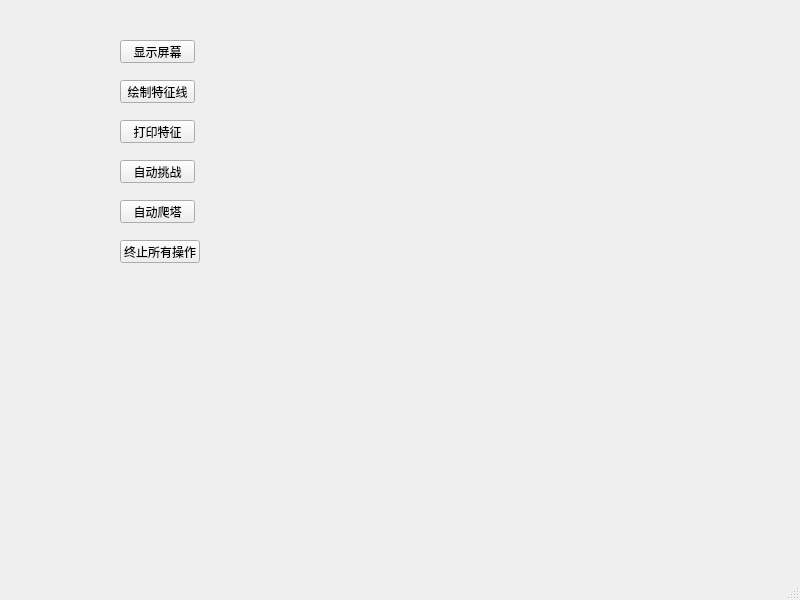
<?xml version="1.0" encoding="UTF-8"?>
<ui version="4.0">
 <class>MainWindow</class>
 <widget class="QMainWindow" name="MainWindow">
  <property name="geometry">
   <rect>
    <x>0</x>
    <y>0</y>
    <width>800</width>
    <height>600</height>
   </rect>
  </property>
  <property name="windowTitle">
   <string>MainWindow</string>
  </property>
  <widget class="QWidget" name="centralwidget">
   <widget class="QPushButton" name="show_screen_cut_btn">
    <property name="geometry">
     <rect>
      <x>120</x>
      <y>40</y>
      <width>75</width>
      <height>23</height>
     </rect>
    </property>
    <property name="text">
     <string>显示屏幕</string>
    </property>
   </widget>
   <widget class="QPushButton" name="draw_sift_line_btn">
    <property name="geometry">
     <rect>
      <x>120</x>
      <y>80</y>
      <width>75</width>
      <height>23</height>
     </rect>
    </property>
    <property name="text">
     <string>绘制特征线</string>
    </property>
   </widget>
   <widget class="QPushButton" name="print_distance_btn">
    <property name="geometry">
     <rect>
      <x>120</x>
      <y>120</y>
      <width>75</width>
      <height>23</height>
     </rect>
    </property>
    <property name="text">
     <string>打印特征</string>
    </property>
   </widget>
   <widget class="QPushButton" name="auto_challenge_btn">
    <property name="geometry">
     <rect>
      <x>120</x>
      <y>160</y>
      <width>75</width>
      <height>23</height>
     </rect>
    </property>
    <property name="text">
     <string>自动挑战</string>
    </property>
   </widget>
   <widget class="QPushButton" name="auto_tower_btn">
    <property name="geometry">
     <rect>
      <x>120</x>
      <y>200</y>
      <width>75</width>
      <height>23</height>
     </rect>
    </property>
    <property name="text">
     <string>自动爬塔</string>
    </property>
   </widget>
   <widget class="QPushButton" name="stop_all_btn">
    <property name="geometry">
     <rect>
      <x>120</x>
      <y>240</y>
      <width>80</width>
      <height>23</height>
     </rect>
    </property>
    <property name="text">
     <string>终止所有操作</string>
    </property>
   </widget>
  </widget>
  <widget class="QMenuBar" name="menubar">
   <property name="geometry">
    <rect>
     <x>0</x>
     <y>0</y>
     <width>800</width>
     <height>23</height>
    </rect>
   </property>
  </widget>
  <widget class="QStatusBar" name="statusbar"/>
 </widget>
 <resources/>
 <connections/>
</ui>
